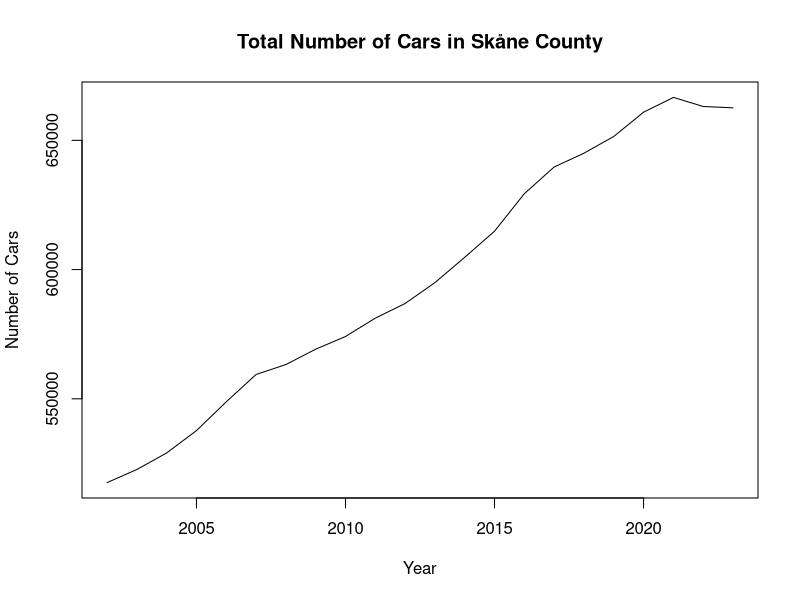
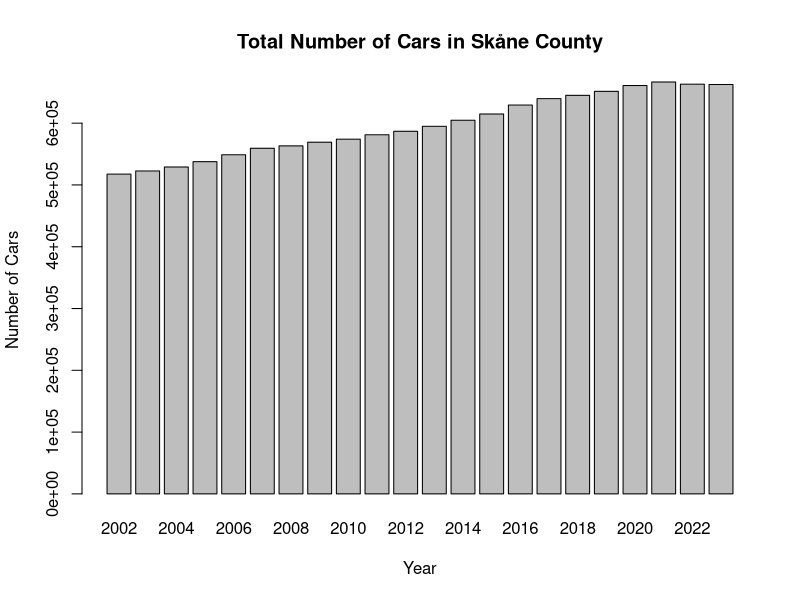
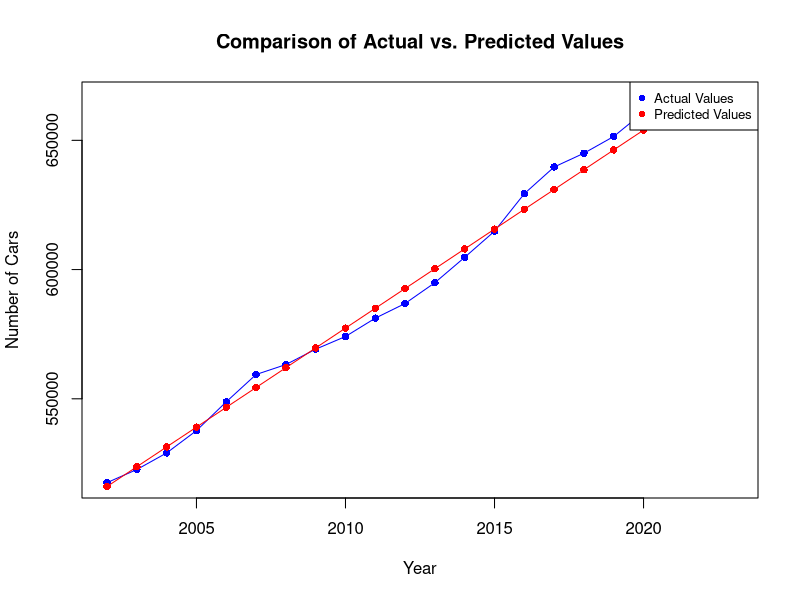

Here is the R script that generated these plots, in order:
# SCB Data:
years <- c(2002, 2003, 2004, 2005, 2006, 2007, 2008, 2009, 2010, 2011,
           2012, 2013, 2014, 2015, 2016, 2017, 2018, 2019, 2020, 2021,
           2022, 2023)
cars <- c(517569, 522636, 529049, 537687, 548832, 559398, 563246, 569202, 574107, 581199,
          586880, 594937, 604755, 614845, 629359, 639700, 645028, 651510, 660896, 666617,
          663102, 662586)

# Load necessary packages
library(psych)

# Measures of Central Tendency
# Mean
mean_cars <- mean(cars)
cat("Mean number of cars:", mean_cars, "\n")

# Median
median_cars <- median(cars)
cat("Median number of cars:", median_cars, "\n")

# Mode
mode_cars <- unique(cars)[which.max(tabulate(match(cars, unique(cars))))]
cat("Mode number of cars:", mode_cars, "\n")

# Measures of Dispersion
# Range
range_cars <- range(cars)
cat("Range of cars:", range_cars[2] - range_cars[1], "\n")

# Standard Deviation
sd_cars <- sd(cars)
cat("Standard Deviation of cars:", sd_cars, "\n")

# Variance
var_cars <- var(cars)
cat("Variance of cars:", var_cars, "\n")

# Visualization
# Line Plot
plot(years, cars, type = "l", xlab = "Year", ylab = "Number of Cars", main = "Total Number of Cars in Skåne County")

# Bar Plot
barplot(cars, names.arg = years, xlab = "Year", ylab = "Number of Cars", main = "Total Number of Cars in Skåne County")

# Trend Analysis
# Linear Regression
trend_model <- lm(cars ~ years)
summary(trend_model)

# Predict number of cars for 2024
predicted_cars_2024 <- predict(trend_model, newdata = data.frame(years = 2024))
cat("Predicted number of cars for 2024:", round(predicted_cars_2024), "\n")

# Predicted number of cars for 2024
predicted_cars_2024 <- 684619

# Mean value of cars
mean_cars <- mean(cars)

# Print predicted number of cars for 2024
cat("Predicted number of cars for 2024:", predicted_cars_2024, "\n")

# Print mean value of cars
cat("Mean value of cars:", mean_cars, "\n")

# Compare with other years
cat("Comparison with number of cars in other years:\n")
for (i in 1:length(years)) {
  if (cars[i] > predicted_cars_2024) {
    cat("Number of cars in", years[i], "is higher than the predicted value.\n")
  } else if (cars[i] < predicted_cars_2024) {
    cat("Number of cars in", years[i], "is lower than the predicted value.\n")
  } else {
    cat("Number of cars in", years[i], "is equal to the predicted value.\n")
  }
}

# Fit linear regression model
trend_model <- lm(cars ~ years)

# Predict number of cars for 2024
predicted_cars_2024 <- predict(trend_model, newdata = data.frame(years = 2024))

# Calculate standard error
standard_error <- sqrt(sum(resid(trend_model)^2) / trend_model$df.residual)

# Degrees of freedom
df <- length(cars) - 2

# Critical value for 95% confidence level
critical_value <- qt(0.975, df)

# Calculate confidence interval
lower_ci <- predicted_cars_2024 - (critical_value * standard_error)
upper_ci <- predicted_cars_2024 + (critical_value * standard_error)

# Print confidence interval
cat("Confidence Interval (95%): [", round(lower_ci), ", ", round(upper_ci), "]\n")

# Fit linear regression model
trend_model <- lm(cars ~ years)

# Summary of the regression model
summary(trend_model)

# Extra code for my better understanding
# Predicted values from the regression model
predicted_values <- predict(trend_model)

# Plotting the actual values and predicted values
plot(years, cars, type = "o", col = "blue", pch = 16, xlab = "Year", ylab = "Number of Cars", main = "Comparison of Actual vs. Predicted Values")
lines(years, predicted_values, col = "red", type = "o", pch = 16)
legend("topright", legend = c("Actual Values", "Predicted Values"), col = c("blue", "red"), pch = 16, cex = 0.8)

# Thank you! :)
